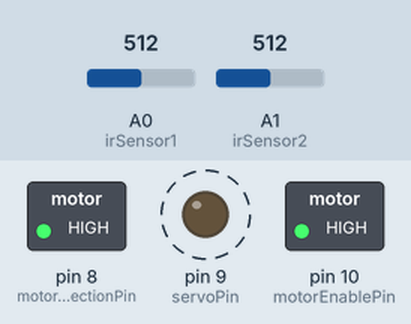
Recording of a sketch running on a simulated Arduino Uno, built with avr-gcc and run on an emulated ATmega328P. On the bench: switched loads named in the sketch (green lamp = pin HIGH), output pins drawn as LEDs (lit = HIGH). Dashed ring = blinking. Inputs (shaded band) come from the test bench; at power-on: A0 (irSensor1) = 512, A1 (irSensor2) = 512.

Above: at 2.3 s.
2.4 s: A0 (irSensor1) set to 485
At 4.2 s:
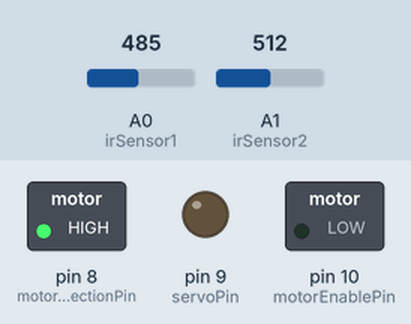
4.5 s: A0 (irSensor1) set to 510
At 4.9 s:
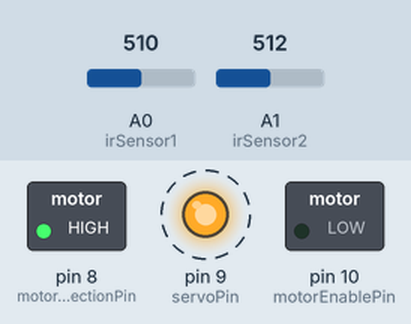
9.0 s: A0 (irSensor1) set to 490
At 10.2 s:
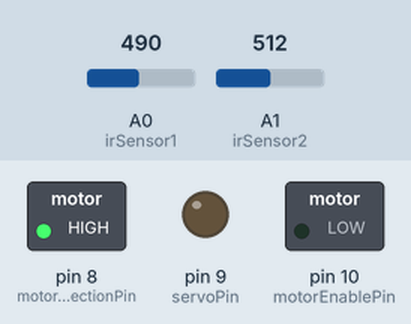
11.1 s: A0 (irSensor1) set to 511
At 12.2 s:
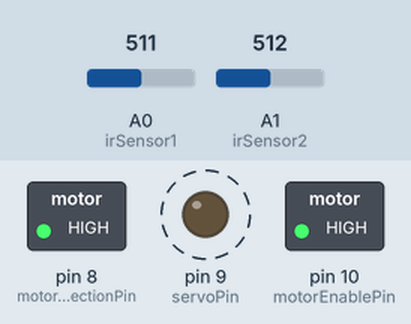
Timing chart, 0 to 16.6 s (numbered marks = the images above; inputs shaded):
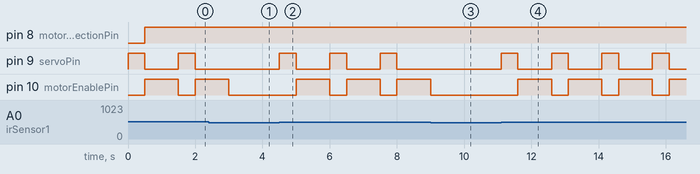

The sketch:

shorting_object_using_IR_sensor.ino
```cpp
// Define IR sensor pins
const int irSensor1 = A0;  // Connect to the first IR sensor
const int irSensor2 = A1;  // Connect to the second IR sensor

// Define sorting servo pin
const int servoPin = 9;

// Define motor control pins for the conveyor belt
const int motorEnablePin = 10;  // Motor driver enable pin
const int motorDirectionPin = 8; // Motor driver direction pin

void setup() {
  Serial.begin(9600);
  pinMode(irSensor1, INPUT);
  pinMode(irSensor2, INPUT);
  pinMode(servoPin, OUTPUT);

  // Motor control setup
  pinMode(motorEnablePin, OUTPUT);
  pinMode(motorDirectionPin, OUTPUT);
}

void loop() {
  // Read analog values from IR sensors
  int sensorValue1 = analogRead(irSensor1);
  int sensorValue2 = analogRead(irSensor2);

  // Check for color based on sensor readings
  if (isColorDetected(sensorValue1, sensorValue2)) {
    // Activate sorting mechanism (servo, stepper motor, etc.)
    sortObject();

    // Activate conveyor belt
    startConveyorBelt();

    delay(1000);  // Delay for stability

    // Stop conveyor belt
    stopConveyorBelt();
  }
}

bool isColorDetected(int sensor1Value, int sensor2Value) {
  // Adjust these thresholds based on calibration
  int threshold1 = 500;  // Set threshold for color detection on sensor 1
  int threshold2 = 500;  // Set threshold for color detection on sensor 2

  // Compare sensor values to thresholds
  return (sensor1Value > threshold1 && sensor2Value > threshold2);
}

void sortObject() {
  // Activate sorting mechanism (e.g., move the servo)
  digitalWrite(servoPin, HIGH);
  delay(500);  // Adjust delay based on sorting mechanism speed
  digitalWrite(servoPin, LOW);
}

void startConveyorBelt() {
  // Activate motor to start the conveyor belt
  digitalWrite(motorEnablePin, HIGH);
  digitalWrite(motorDirectionPin, HIGH);  // Adjust based on the motor direction
}

void stopConveyorBelt() {
  // Stop the conveyor belt
  digitalWrite(motorEnablePin, LOW);
}
```

Measured:
- the behaviour switches between 501 and 500 on A0 (irSensor1) (found by bisection; images 0 and 1)
- after the input at 2.4 s, pin 9 (servoPin): stays LOW (without the input it goes to HIGH after 0.60 s); pin 10 (motorEnablePin): goes on until 3.0 s, then stays LOW
- after the input at 4.5 s, pin 9 (servoPin): alternates HIGH for 0.50 s and LOW for 1.0 s, starting at once; pin 10 (motorEnablePin): alternates HIGH for 1.0 s and LOW for 0.50 s, starting after 0.50 s
- after the input at 9.0 s, pin 9 (servoPin): stops changing and stays LOW; pin 10 (motorEnablePin): goes on until 9.0 s, then stays LOW
- after the input at 11.1 s, pin 9 (servoPin): alternates HIGH for 0.50 s and LOW for 1.0 s, starting at once; pin 10 (motorEnablePin): alternates HIGH for 1.0 s and LOW for 0.50 s, starting after 0.50 s
- by itself, pin 9 (servoPin): alternates HIGH for 0.50 s and LOW for 1.0 s
